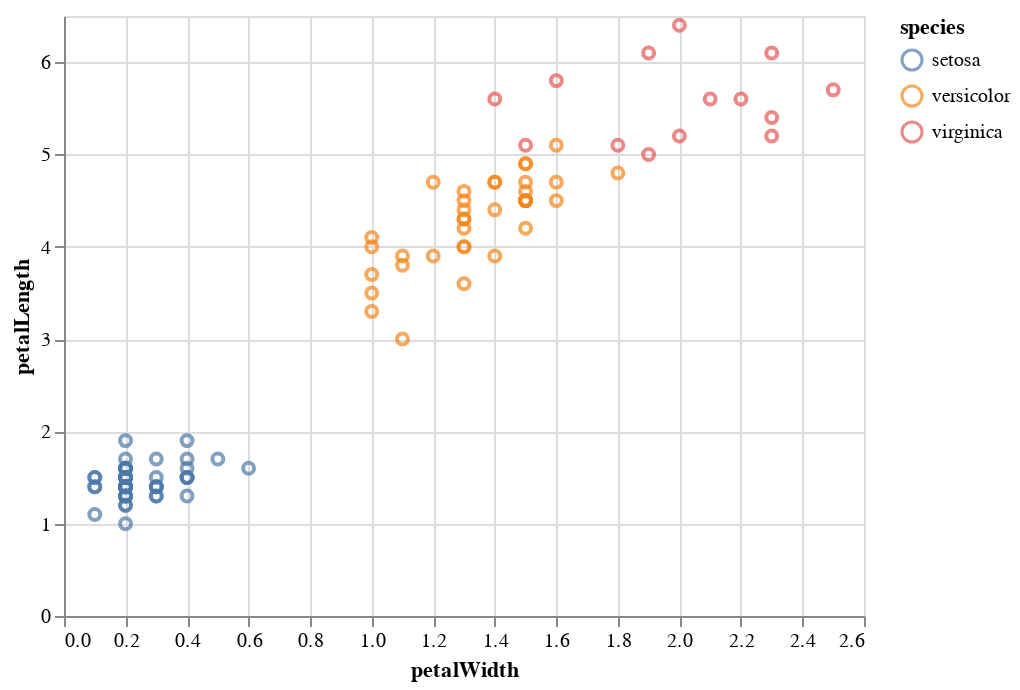

Notebook code for this chart:
### Markdown cell above
## Basic Altair Renderer

### Code cell
alt.renderers.enable('default')
chart(mapd_expr.limit(100).execute())

### Figure 1 — Vega-Lite specification as saved in the notebook (floating-point values rounded to 4 significant figures)
{"$schema": "https://vega.github.io/schema/vega-lite/v2.4.1.json", "config": {"view": {"height": 300, "width": 400}}, "data": {"values": [{"petalLength": 1.4, "petalWidth": 0.2, "sepalLength": 5.1, "sepalWidth": 3.5, "species": "setosa"}, {"petalLength": 1.4, "petalWidth": 0.2, "sepalLength": 4.9, "sepalWidth": 3, "species": "setosa"}, {"petalLength": 1.3, "petalWidth": 0.2, "sepalLength": 4.7, "sepalWidth": 3.2, "species": "setosa"}, {"petalLength": 1.5, "petalWidth": 0.2, "sepalLength": 4.6, "sepalWidth": 3.1, "species": "setosa"}, {"petalLength": 1.3, "petalWidth": 0.4, "sepalLength": 5.4, "sepalWidth": 3.9, "species": "setosa"}, {"petalLength": 1.4, "petalWidth": 0.3, "sepalLength": 5.1, "sepalWidth": 3.5, "species": "setosa"}, {"petalLength": 1.7, "petalWidth": 0.3, "sepalLength": 5.7, "sepalWidth": 3.8, "species": "setosa"}, {"petalLength": 1.5, "petalWidth": 0.3, "sepalLength": 5.1, "sepalWidth": 3.8, "species": "setosa"}, {"petalLength": 1.4, "petalWidth": 0.2, "sepalLength": 5, "sepalWidth": 3.6, "species": "setosa"}, {"petalLength": 1.5, "petalWidth": 0.1, "sepalLength": 5.2, "sepalWidth": 4.1, "species": "setosa"}, {"petalLength": 1.7, "petalWidth": 0.4, "sepalLength": 5.4, "sepalWidth": 3.9, "species": "setosa"}, {"petalLength": 1.4, "petalWidth": 0.3, "sepalLength": 4.6, "sepalWidth": 3.4, "species": "setosa"}, {"petalLength": 1.5, "petalWidth": 0.2, "sepalLength": 5, "sepalWidth": 3.4, "species": "setosa"}, {"petalLength": 1.4, "petalWidth": 0.2, "sepalLength": 5.5, "sepalWidth": 4.2, "species": "setosa"}, {"petalLength": 1.7, "petalWidth": 0.2, "sepalLength": 5.4, "sepalWidth": 3.4, "species": "setosa"}, {"petalLength": 1.5, "petalWidth": 0.2, "sepalLength": 4.9, "sepalWidth": 3.1, "species": "setosa"}, {"petalLength": 1.2, "petalWidth": 0.2, "sepalLength": 5, "sepalWidth": 3.2, "species": "setosa"}, {"petalLength": 1.5, "petalWidth": 0.2, "sepalLength": 5.3, "sepalWidth": 3.7, "species": "setosa"}, {"petalLength": 1.4, "petalWidth": 0.2, "sepalLength": 5, "sepalWidth": 3.3, "species": "setosa"}, {"petalLength": 4.7, "petalWidth": 1.4, "sepalLength": 7, "sepalWidth": 3.2, "species": "versicolor"}, {"petalLength": 4.5, "petalWidth": 1.5, "sepalLength": 6.4, "sepalWidth": 3.2, "species": "versicolor"}, {"petalLength": 1.5, "petalWidth": 0.4, "sepalLength": 5.1, "sepalWidth": 3.7, "species": "setosa"}, {"petalLength": 1, "petalWidth": 0.2, "sepalLength": 4.6, "sepalWidth": 3.6, "species": "setosa"}, {"petalLength": 1.7, "petalWidth": 0.5, "sepalLength": 5.1, "sepalWidth": 3.3, "species": "setosa"}, {"petalLength": 1.3, "petalWidth": 0.2, "sepalLength": 5.5, "sepalWidth": 3.5, "species": "setosa"}, {"petalLength": 1.4, "petalWidth": 0.1, "sepalLength": 4.9, "sepalWidth": 3.6, "species": "setosa"}, {"petalLength": 1.3, "petalWidth": 0.2, "sepalLength": 4.4, "sepalWidth": 3, "species": "setosa"}, {"petalLength": 1.4, "petalWidth": 0.2, "sepalLength": 4.4, "sepalWidth": 2.9, "species": "setosa"}, {"petalLength": 1.5, "petalWidth": 0.1, "sepalLength": 4.9, "sepalWidth": 3.1, "species": "setosa"}, {"petalLength": 1.5, "petalWidth": 0.2, "sepalLength": 5.4, "sepalWidth": 3.7, "species": "setosa"}, {"petalLength": 1.6, "petalWidth": 0.2, "sepalLength": 4.8, "sepalWidth": 3.4, "species": "setosa"}, {"petalLength": 1.9, "petalWidth": 0.2, "sepalLength": 4.8, "sepalWidth": 3.4, "species": "setosa"}, {"petalLength": 1.5, "petalWidth": 0.2, "sepalLength": 5.1, "sepalWidth": 3.4, "species": "setosa"}, {"petalLength": 1.6, "petalWidth": 0.2, "sepalLength": 5, "sepalWidth": 3, "species": "setosa"}, {"petalLength": 1.6, "petalWidth": 0.4, "sepalLength": 5, "sepalWidth": 3.4, "species": "setosa"}, {"petalLength": 4.9, "petalWidth": 1.5, "sepalLength": 6.9, "sepalWidth": 3.1, "species": "versicolor"}, {"petalLength": 4, "petalWidth": 1.3, "sepalLength": 5.5, "sepalWidth": 2.3, "species": "versicolor"}, {"petalLength": 1.5, "petalWidth": 0.2, "sepalLength": 5.2, "sepalWidth": 3.5, "species": "setosa"}, {"petalLength": 4.6, "petalWidth": 1.5, "sepalLength": 6.5, "sepalWidth": 2.8, "species": "versicolor"}, {"petalLength": 4.5, "petalWidth": 1.3, "sepalLength": 5.7, "sepalWidth": 2.8, "species": "versicolor"}, {"petalLength": 1.4, "petalWidth": 0.1, "sepalLength": 4.8, "sepalWidth": 3, "species": "setosa"}, {"petalLength": 1.1, "petalWidth": 0.1, "sepalLength": 4.3, "sepalWidth": 3, "species": "setosa"}, {"petalLength": 3.6, "petalWidth": 1.3, "sepalLength": 5.6, "sepalWidth": 2.9, "species": "versicolor"}, {"petalLength": 1.2, "petalWidth": 0.2, "sepalLength": 5.8, "sepalWidth": 4, "species": "setosa"}, {"petalLength": 1.3, "petalWidth": 0.3, "sepalLength": 5, "sepalWidth": 3.5, "species": "setosa"}, {"petalLength": 1.5, "petalWidth": 0.4, "sepalLength": 5.7, "sepalWidth": 4.4, "species": "setosa"}, {"petalLength": 1.3, "petalWidth": 0.3, "sepalLength": 4.5, "sepalWidth": 2.3, "species": "setosa"}, {"petalLength": 4.4, "petalWidth": 1.4, "sepalLength": 6.7, "sepalWidth": 3.1, "species": "versicolor"}, {"petalLength": 1.4, "petalWidth": 0.2, "sepalLength": 5.2, "sepalWidth": 3.4, "species": "setosa"}, {"petalLength": 1.3, "petalWidth": 0.2, "sepalLength": 4.4, "sepalWidth": 3.2, "species": "setosa"}, {"petalLength": 1.6, "petalWidth": 0.2, "sepalLength": 4.7, "sepalWidth": 3.2, "species": "setosa"}, {"petalLength": 4.5, "petalWidth": 1.5, "sepalLength": 5.6, "sepalWidth": 3, "species": "versicolor"}, {"petalLength": 1.6, "petalWidth": 0.2, "sepalLength": 4.8, "sepalWidth": 3.1, "species": "setosa"}, {"petalLength": 1.5, "petalWidth": 0.4, "sepalLength": 5.4, "sepalWidth": 3.4, "species": "setosa"}, {"petalLength": 1.6, "petalWidth": 0.6, "sepalLength": 5, "sepalWidth": 3.5, "species": "setosa"}, {"petalLength": 4.1, "petalWidth": 1, "sepalLength": 5.8, "sepalWidth": 2.7, "species": "versicolor"}, {"petalLength": 4.7, "petalWidth": 1.6, "sepalLength": 6.3, "sepalWidth": 3.3, "species": "versicolor"}, {"petalLength": 3.8, "petalWidth": 1.1, "sepalLength": 5.5, "sepalWidth": 2.4, "species": "versicolor"}, {"petalLength": 3.3, "petalWidth": 1, "sepalLength": 4.9, "sepalWidth": 2.4, "species": "versicolor"}, {"petalLength": 4.6, "petalWidth": 1.3, "sepalLength": 6.6, "sepalWidth": 2.9, "species": "versicolor"}, {"petalLength": 3.9, "petalWidth": 1.4, "sepalLength": 5.2, "sepalWidth": 2.7, "species": "versicolor"}, {"petalLength": 1.9, "petalWidth": 0.4, "sepalLength": 5.1, "sepalWidth": 3.8, "species": "setosa"}, {"petalLength": 3.7, "petalWidth": 1, "sepalLength": 5.5, "sepalWidth": 2.4, "species": "versicolor"}, {"petalLength": 1.4, "petalWidth": 0.3, "sepalLength": 4.8, "sepalWidth": 3, "species": "setosa"}, {"petalLength": 1.6, "petalWidth": 0.2, "sepalLength": 5.1, "sepalWidth": 3.8, "species": "setosa"}, {"petalLength": 3.9, "petalWidth": 1.2, "sepalLength": 5.8, "sepalWidth": 2.7, "species": "versicolor"}, {"petalLength": 5.6, "petalWidth": 2.1, "sepalLength": 6.4, "sepalWidth": 2.8, "species": "virginica"}, {"petalLength": 1.4, "petalWidth": 0.2, "sepalLength": 4.6, "sepalWidth": 3.2, "species": "setosa"}, {"petalLength": 3.5, "petalWidth": 1, "sepalLength": 5, "sepalWidth": 2, "species": "versicolor"}, {"petalLength": 5.8, "petalWidth": 1.6, "sepalLength": 7.2, "sepalWidth": 3, "species": "virginica"}, {"petalLength": 5.1, "petalWidth": 1.6, "sepalLength": 6, "sepalWidth": 2.7, "species": "versicolor"}, {"petalLength": 6.1, "petalWidth": 1.9, "sepalLength": 7.4, "sepalWidth": 2.8, "species": "virginica"}, {"petalLength": 4.2, "petalWidth": 1.5, "sepalLength": 5.9, "sepalWidth": 3, "species": "versicolor"}, {"petalLength": 6.4, "petalWidth": 2, "sepalLength": 7.9, "sepalWidth": 3.8, "species": "virginica"}, {"petalLength": 5.7, "petalWidth": 2.5, "sepalLength": 6.7, "sepalWidth": 3.3, "species": "virginica"}, {"petalLength": 4, "petalWidth": 1, "sepalLength": 6, "sepalWidth": 2.2, "species": "versicolor"}, {"petalLength": 4.5, "petalWidth": 1.5, "sepalLength": 6.2, "sepalWidth": 2.2, "species": "versicolor"}, {"petalLength": 5.2, "petalWidth": 2.3, "sepalLength": 6.7, "sepalWidth": 3, "species": "virginica"}, {"petalLength": 3.9, "petalWidth": 1.1, "sepalLength": 5.6, "sepalWidth": 2.5, "species": "versicolor"}, {"petalLength": 4.7, "petalWidth": 1.4, "sepalLength": 6.1, "sepalWidth": 2.9, "species": "versicolor"}, {"petalLength": 4.8, "petalWidth": 1.8, "sepalLength": 5.9, "sepalWidth": 3.2, "species": "versicolor"}, {"petalLength": 5, "petalWidth": 1.9, "sepalLength": 6.3, "sepalWidth": 2.5, "species": "virginica"}, {"petalLength": 4, "petalWidth": 1.3, "sepalLength": 6.1, "sepalWidth": 2.8, "species": "versicolor"}, {"petalLength": 5.2, "petalWidth": 2, "sepalLength": 6.5, "sepalWidth": 3, "species": "virginica"}, {"petalLength": 5.6, "petalWidth": 2.2, "sepalLength": 6.4, "sepalWidth": 2.8, "species": "virginica"}, {"petalLength": 4.5, "petalWidth": 1.5, "sepalLength": 5.4, "sepalWidth": 3, "species": "versicolor"}, {"petalLength": 4.5, "petalWidth": 1.6, "sepalLength": 6, "sepalWidth": 3.4, "species": "versicolor"}, {"petalLength": 5.1, "petalWidth": 1.5, "sepalLength": 6.3, "sepalWidth": 2.8, "species": "virginica"}, {"petalLength": 4.2, "petalWidth": 1.3, "sepalLength": 5.7, "sepalWidth": 2.9, "species": "versicolor"}, {"petalLength": 4.7, "petalWidth": 1.5, "sepalLength": 6.7, "sepalWidth": 3.1, "species": "versicolor"}, {"petalLength": 5.6, "petalWidth": 1.4, "sepalLength": 6.1, "sepalWidth": 2.6, "species": "virginica"}, {"petalLength": 4.4, "petalWidth": 1.3, "sepalLength": 6.3, "sepalWidth": 2.3, "species": "versicolor"}, {"petalLength": 4.9, "petalWidth": 1.5, "sepalLength": 6.3, "sepalWidth": 2.5, "species": "versicolor"}, {"petalLength": 6.1, "petalWidth": 2.3, "sepalLength": 7.7, "sepalWidth": 3, "species": "virginica"}, {"petalLength": 4.7, "petalWidth": 1.2, "sepalLength": 6.1, "sepalWidth": 2.8, "species": "versicolor"}, {"petalLength": 5.4, "petalWidth": 2.3, "sepalLength": 6.2, "sepalWidth": 3.4, "species": "virginica"}, {"petalLength": 4.3, "petalWidth": 1.3, "sepalLength": 6.4, "sepalWidth": 2.9, "species": "versicolor"}, {"petalLength": 5.1, "petalWidth": 1.8, "sepalLength": 5.9, "sepalWidth": 3, "species": "virginica"}, {"petalLength": 4.3, "petalWidth": 1.3, "sepalLength": 6.2, "sepalWidth": 2.9, "species": "versicolor"}, {"petalLength": 3, "petalWidth": 1.1, "sepalLength": 5.1, "sepalWidth": 2.5, "species": "versicolor"}]}, "encoding": {"color": {"field": "species", "type": "nominal"}, "x": {"field": "petalWidth", "type": "quantitative"}, "y": {"field": "petalLength", "type": "quantitative"}}, "mark": "point"}
